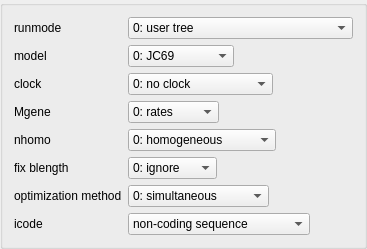
                     <widget class="QGroupBox" name="groupBox_22">
                      <property name="sizePolicy">
                       <sizepolicy hsizetype="Fixed" vsizetype="Preferred">
                        <horstretch>0</horstretch>
                        <verstretch>0</verstretch>
                       </sizepolicy>
                      </property>
                      <property name="title">
                       <string/>
                      </property>
                      <layout class="QGridLayout" name="gridLayout_18">
                       <item row="0" column="0">
                        <layout class="QGridLayout" name="gridLayout_17">
                         <item row="0" column="0">
                          <widget class="QLabel" name="label_68">
                           <property name="sizePolicy">
                            <sizepolicy hsizetype="Fixed" vsizetype="Fixed">
                             <horstretch>0</horstretch>
                             <verstretch>0</verstretch>
                            </sizepolicy>
                           </property>
                           <property name="toolTip">
                            <string>&lt;!DOCTYPE HTML PUBLIC &quot;-//W3C//DTD HTML 4.0//EN&quot; &quot;http://www.w3.org/TR/REC-html40/strict.dtd&quot;&gt;
&lt;html&gt;&lt;head&gt;&lt;meta name=&quot;qrichtext&quot; content=&quot;1&quot; /&gt;&lt;style type=&quot;text/css&quot;&gt;
p, li { white-space: pre-wrap; }
&lt;/style&gt;&lt;/head&gt;&lt;body style=&quot; font-weight:400; font-style:normal;&quot;&gt;
&lt;p style=&quot; margin-top:0px; margin-bottom:0px; margin-left:0px; margin-right:0px; -qt-block-indent:0; text-indent:0px;&quot;&gt;&lt;span style=&quot; font-weight:600;&quot;&gt;0&lt;/span&gt; means evaluation of the tree topologies specified in the tree structure file.&lt;/p&gt;
&lt;p style=&quot;-qt-paragraph-type:empty; margin-top:0px; margin-bottom:0px; margin-left:0px; margin-right:0px; -qt-block-indent:0; text-indent:0px;&quot;&gt;&lt;/p&gt;
&lt;p style=&quot; margin-top:0px; margin-bottom:0px; margin-left:0px; margin-right:0px; -qt-block-indent:0; text-indent:0px;&quot;&gt;&lt;span style=&quot; font-weight:600;&quot;&gt;1&lt;/span&gt; or &lt;span style=&quot; font-weight:600;&quot;&gt;2&lt;/span&gt; means heuristic tree search by the star-decomposition algorithm.&lt;/p&gt;
&lt;p style=&quot;-qt-paragraph-type:empty; margin-top:0px; margin-bottom:0px; margin-left:0px; margin-right:0px; -qt-block-indent:0; text-indent:0px;&quot;&gt;&lt;/p&gt;
&lt;p style=&quot; margin-top:0px; margin-bottom:0px; margin-left:0px; margin-right:0px; -qt-block-indent:0; text-indent:0px;&quot;&gt;&lt;span style=&quot; font-weight:600;&quot;&gt;3&lt;/span&gt; means stepwise addition.&lt;/p&gt;
&lt;p style=&quot;-qt-paragraph-type:empty; margin-top:0px; margin-bottom:0px; margin-left:0px; margin-right:0px; -qt-block-indent:0; text-indent:0px;&quot;&gt;&lt;/p&gt;
&lt;p style=&quot; margin-top:0px; margin-bottom:0px; margin-left:0px; margin-right:0px; -qt-block-indent:0; text-indent:0px;&quot;&gt;&lt;span style=&quot; font-weight:600;&quot;&gt;4&lt;/span&gt; means NNI perturbation with the starting tree obtained by a parsimony algorithm.&lt;/p&gt;
&lt;p style=&quot;-qt-paragraph-type:empty; margin-top:0px; margin-bottom:0px; margin-left:0px; margin-right:0px; -qt-block-indent:0; text-indent:0px;&quot;&gt;&lt;/p&gt;
&lt;p style=&quot; margin-top:0px; margin-bottom:0px; margin-left:0px; margin-right:0px; -qt-block-indent:0; text-indent:0px;&quot;&gt;&lt;span style=&quot; font-weight:600;&quot;&gt;5&lt;/span&gt; means NNI perturbation with the starting tree read from the tree structure file.&lt;/p&gt;
&lt;p style=&quot;-qt-paragraph-type:empty; margin-top:0px; margin-bottom:0px; margin-left:0px; margin-right:0px; -qt-block-indent:0; text-indent:0px;&quot;&gt;&lt;/p&gt;
&lt;p style=&quot; margin-top:0px; margin-bottom:0px; margin-left:0px; margin-right:0px; -qt-block-indent:0; text-indent:0px;&quot;&gt;The tree search options do not work well, and so use runmode = &lt;span style=&quot; font-weight:600;&quot;&gt;0&lt;/span&gt; as much as you can. For relatively small data set, the stepwise addition algorithm seems usable.&lt;/p&gt;&lt;/body&gt;&lt;/html&gt;</string>
                           </property>
                           <property name="text">
                            <string>runmode</string>
                           </property>
                          </widget>
                         </item>
                         <item row="0" column="1">
                          <widget class="QComboBox" name="comboBox_16">
                           <property name="sizePolicy">
                            <sizepolicy hsizetype="Fixed" vsizetype="Fixed">
                             <horstretch>0</horstretch>
                             <verstretch>0</verstretch>
                            </sizepolicy>
                           </property>
                           <item>
                            <property name="text">
                             <string>0: user tree</string>
                            </property>
                           </item>
                           <item>
                            <property name="text">
                             <string>1: semi-automatic</string>
                            </property>
                           </item>
                           <item>
                            <property name="text">
                             <string>2: automatic</string>
                            </property>
                           </item>
                           <item>
                            <property name="text">
                             <string>3: StepwiseAddition</string>
                            </property>
                           </item>
                           <item>
                            <property name="text">
                             <string>4: PerturbationNNI + parsimony tree</string>
                            </property>
                           </item>
                           <item>
                            <property name="text">
                             <string>5: PerturbationNNI + user tree</string>
                            </property>
                           </item>
                          </widget>
                         </item>
                         <item row="1" column="0">
                          <widget class="QLabel" name="label_44">
                           <property name="sizePolicy">
                            <sizepolicy hsizetype="Fixed" vsizetype="Fixed">
                             <horstretch>0</horstretch>
                             <verstretch>0</verstretch>
                            </sizepolicy>
                           </property>
                           <property name="toolTip">
                            <string>The nucleotide substitution model.</string>
                           </property>
                           <property name="text">
                            <string>model</string>
                           </property>
                          </widget>
                         </item>
                         <item row="1" column="1">
                          <widget class="QComboBox" name="comboBox_5">
                           <property name="sizePolicy">
                            <sizepolicy hsizetype="Fixed" vsizetype="Fixed">
                             <horstretch>0</horstretch>
                             <verstretch>0</verstretch>
                            </sizepolicy>
                           </property>
                           <item>
                            <property name="text">
                             <string>0: JC69</string>
                            </property>
                           </item>
                           <item>
                            <property name="text">
                             <string>1: K80</string>
                            </property>
                           </item>
                           <item>
                            <property name="text">
                             <string>2: F81</string>
                            </property>
                           </item>
                           <item>
                            <property name="text">
                             <string>3: F84</string>
                            </property>
                           </item>
                           <item>
                            <property name="text">
                             <string>4: HKY85</string>
                            </property>
                           </item>
                           <item>
                            <property name="text">
                             <string>5: T92</string>
                            </property>
                           </item>
                           <item>
                            <property name="text">
                             <string>6: TN93</string>
                            </property>
                           </item>
                           <item>
                            <property name="text">
                             <string>7: REV</string>
                            </property>
                           </item>
                           <item>
                            <property name="text">
                             <string>8: UNREST</string>
                            </property>
                           </item>
                           <item>
                            <property name="text">
                             <string>9: REVu</string>
                            </property>
                           </item>
                           <item>
                            <property name="text">
                             <string>10: UNRESTu</string>
                            </property>
                           </item>
                          </widget>
                         </item>
                         <item row="2" column="0">
                          <widget class="QLabel" name="label_45">
                           <property name="sizePolicy">
                            <sizepolicy hsizetype="Fixed" vsizetype="Fixed">
                             <horstretch>0</horstretch>
                             <verstretch>0</verstretch>
                            </sizepolicy>
                           </property>
                           <property name="toolTip">
                            <string>Models concerning rate constancy or variation among lineages.</string>
                           </property>
                           <property name="text">
                            <string>clock</string>
                           </property>
                          </widget>
                         </item>
                         <item row="2" column="1">
                          <widget class="QComboBox" name="comboBox_6">
                           <property name="sizePolicy">
                            <sizepolicy hsizetype="Fixed" vsizetype="Fixed">
                             <horstretch>0</horstretch>
                             <verstretch>0</verstretch>
                            </sizepolicy>
                           </property>
                           <item>
                            <property name="text">
                             <string>0: no clock</string>
                            </property>
                           </item>
                           <item>
                            <property name="text">
                             <string>1: clock</string>
                            </property>
                           </item>
                           <item>
                            <property name="text">
                             <string>2: local clock</string>
                            </property>
                           </item>
                           <item>
                            <property name="text">
                             <string>3: combined analysis</string>
                            </property>
                           </item>
                          </widget>
                         </item>
                         <item row="3" column="0">
                          <widget class="QLabel" name="label_43">
                           <property name="sizePolicy">
                            <sizepolicy hsizetype="Fixed" vsizetype="Fixed">
                             <horstretch>0</horstretch>
                             <verstretch>0</verstretch>
                            </sizepolicy>
                           </property>
                           <property name="toolTip">
                            <string>&lt;!DOCTYPE HTML PUBLIC &quot;-//W3C//DTD HTML 4.0//EN&quot; &quot;http://www.w3.org/TR/REC-html40/strict.dtd&quot;&gt;
&lt;html&gt;&lt;head&gt;&lt;meta name=&quot;qrichtext&quot; content=&quot;1&quot; /&gt;&lt;style type=&quot;text/css&quot;&gt;
p, li { white-space: pre-wrap; }
&lt;/style&gt;&lt;/head&gt;&lt;body style=&quot; font-weight:400; font-style:normal;&quot;&gt;
&lt;p style=&quot; margin-top:0px; margin-bottom:0px; margin-left:0px; margin-right:0px; -qt-block-indent:0; text-indent:0px;&quot;&gt;Used in combination with option G in the sequence data file, for combined analysis of data from multiple genes or multiple site partitions.&lt;/p&gt;
&lt;p style=&quot;-qt-paragraph-type:empty; margin-top:0px; margin-bottom:0px; margin-left:0px; margin-right:0px; -qt-block-indent:0; text-indent:0px;&quot;&gt;&lt;/p&gt;
&lt;p style=&quot; margin-top:0px; margin-bottom:0px; margin-left:0px; margin-right:0px; -qt-block-indent:0; text-indent:0px;&quot;&gt;Choose &lt;span style=&quot; font-weight:600;&quot;&gt;0&lt;/span&gt; if option G is not used in the data file.&lt;/p&gt;&lt;/body&gt;&lt;/html&gt;</string>
                           </property>
                           <property name="text">
                            <string>Mgene</string>
                           </property>
                          </widget>
                         </item>
                         <item row="3" column="1">
                          <widget class="QComboBox" name="comboBox_4">
                           <property name="sizePolicy">
                            <sizepolicy hsizetype="Fixed" vsizetype="Fixed">
                             <horstretch>0</horstretch>
                             <verstretch>0</verstretch>
                            </sizepolicy>
                           </property>
                           <item>
                            <property name="text">
                             <string>0: rates</string>
                            </property>
                           </item>
                           <item>
                            <property name="text">
                             <string>1: separate</string>
                            </property>
                           </item>
                           <item>
                            <property name="text">
                             <string>2: diff pi</string>
                            </property>
                           </item>
                           <item>
                            <property name="text">
                             <string>3: diff kapa</string>
                            </property>
                           </item>
                           <item>
                            <property name="text">
                             <string>4: all diff</string>
                            </property>
                           </item>
                          </widget>
                         </item>
                         <item row="4" column="0">
                          <widget class="QLabel" name="label_66">
                           <property name="sizePolicy">
                            <sizepolicy hsizetype="Fixed" vsizetype="Fixed">
                             <horstretch>0</horstretch>
                             <verstretch>0</verstretch>
                            </sizepolicy>
                           </property>
                           <property name="toolTip">
                            <string>It concerns the frequency parameters in some of the substitution models.</string>
                           </property>
                           <property name="text">
                            <string>nhomo</string>
                           </property>
                          </widget>
                         </item>
                         <item row="4" column="1">
                          <widget class="QComboBox" name="comboBox_14">
                           <property name="sizePolicy">
                            <sizepolicy hsizetype="Fixed" vsizetype="Fixed">
                             <horstretch>0</horstretch>
                             <verstretch>0</verstretch>
                            </sizepolicy>
                           </property>
                           <item>
                            <property name="text">
                             <string>0: homogeneous</string>
                            </property>
                           </item>
                           <item>
                            <property name="text">
                             <string>1: homogeneous</string>
                            </property>
                           </item>
                           <item>
                            <property name="text">
                             <string>2: kappa for branches</string>
                            </property>
                           </item>
                           <item>
                            <property name="text">
                             <string>3: N1</string>
                            </property>
                           </item>
                           <item>
                            <property name="text">
                             <string>4: N2</string>
                            </property>
                           </item>
                          </widget>
                         </item>
                         <item row="5" column="0">
                          <widget class="QLabel" name="label_65">
                           <property name="sizePolicy">
                            <sizepolicy hsizetype="Fixed" vsizetype="Fixed">
                             <horstretch>0</horstretch>
                             <verstretch>0</verstretch>
                            </sizepolicy>
                           </property>
                           <property name="toolTip">
                            <string>&lt;!DOCTYPE HTML PUBLIC &quot;-//W3C//DTD HTML 4.0//EN&quot; &quot;http://www.w3.org/TR/REC-html40/strict.dtd&quot;&gt;
&lt;html&gt;&lt;head&gt;&lt;meta name=&quot;qrichtext&quot; content=&quot;1&quot; /&gt;&lt;style type=&quot;text/css&quot;&gt;
p, li { white-space: pre-wrap; }
&lt;/style&gt;&lt;/head&gt;&lt;body style=&quot; font-weight:400; font-style:normal;&quot;&gt;
&lt;p style=&quot; margin-top:0px; margin-bottom:0px; margin-left:0px; margin-right:0px; -qt-block-indent:0; text-indent:0px;&quot;&gt;This tells the program what to do if the tree has branch lengths.&lt;/p&gt;
&lt;p style=&quot;-qt-paragraph-type:empty; margin-top:0px; margin-bottom:0px; margin-left:0px; margin-right:0px; -qt-block-indent:0; text-indent:0px;&quot;&gt;&lt;/p&gt;
&lt;p style=&quot; margin-top:0px; margin-bottom:0px; margin-left:0px; margin-right:0px; -qt-block-indent:0; text-indent:0px;&quot;&gt;Use &lt;span style=&quot; font-weight:600;&quot;&gt;–1&lt;/span&gt; if you want the program to start from random starting points.&lt;/p&gt;
&lt;p style=&quot;-qt-paragraph-type:empty; margin-top:0px; margin-bottom:0px; margin-left:0px; margin-right:0px; -qt-block-indent:0; text-indent:0px;&quot;&gt;&lt;/p&gt;
&lt;p style=&quot; margin-top:0px; margin-bottom:0px; margin-left:0px; margin-right:0px; -qt-block-indent:0; text-indent:0px;&quot;&gt;Use &lt;span style=&quot; font-weight:600;&quot;&gt;0&lt;/span&gt; if you want to ignore the branch lengths.&lt;/p&gt;
&lt;p style=&quot;-qt-paragraph-type:empty; margin-top:0px; margin-bottom:0px; margin-left:0px; margin-right:0px; -qt-block-indent:0; text-indent:0px;&quot;&gt;&lt;/p&gt;
&lt;p style=&quot; margin-top:0px; margin-bottom:0px; margin-left:0px; margin-right:0px; -qt-block-indent:0; text-indent:0px;&quot;&gt;Use &lt;span style=&quot; font-weight:600;&quot;&gt;1&lt;/span&gt; if you want to use the branch lengths as initial values for the ML iteration.&lt;/p&gt;
&lt;p style=&quot;-qt-paragraph-type:empty; margin-top:0px; margin-bottom:0px; margin-left:0px; margin-right:0px; -qt-block-indent:0; text-indent:0px;&quot;&gt;&lt;/p&gt;
&lt;p style=&quot; margin-top:0px; margin-bottom:0px; margin-left:0px; margin-right:0px; -qt-block-indent:0; text-indent:0px;&quot;&gt;Use &lt;span style=&quot; font-weight:600;&quot;&gt;2&lt;/span&gt; if you want the branch lengths to be fixed at those given in the tree file (rather than estimating them by ML).&lt;/p&gt;&lt;/body&gt;&lt;/html&gt;</string>
                           </property>
                           <property name="text">
                            <string>fix blength</string>
                           </property>
                          </widget>
                         </item>
                         <item row="5" column="1">
                          <widget class="QComboBox" name="comboBox_8">
                           <property name="sizePolicy">
                            <sizepolicy hsizetype="Fixed" vsizetype="Fixed">
                             <horstretch>0</horstretch>
                             <verstretch>0</verstretch>
                            </sizepolicy>
                           </property>
                           <property name="currentIndex">
                            <number>1</number>
                           </property>
                           <item>
                            <property name="text">
                             <string>-1: random</string>
                            </property>
                           </item>
                           <item>
                            <property name="text">
                             <string>0: ignore</string>
                            </property>
                           </item>
                           <item>
                            <property name="text">
                             <string>1: initial</string>
                            </property>
                           </item>
                           <item>
                            <property name="text">
                             <string>2: fixed</string>
                            </property>
                           </item>
                          </widget>
                         </item>
                         <item row="6" column="0">
                          <widget class="QLabel" name="label_67">
                           <property name="sizePolicy">
                            <sizepolicy hsizetype="Fixed" vsizetype="Fixed">
                             <horstretch>0</horstretch>
                             <verstretch>0</verstretch>
                            </sizepolicy>
                           </property>
                           <property name="toolTip">
                            <string>&lt;!DOCTYPE HTML PUBLIC &quot;-//W3C//DTD HTML 4.0//EN&quot; &quot;http://www.w3.org/TR/REC-html40/strict.dtd&quot;&gt;
&lt;html&gt;&lt;head&gt;&lt;meta name=&quot;qrichtext&quot; content=&quot;1&quot; /&gt;&lt;style type=&quot;text/css&quot;&gt;
p, li { white-space: pre-wrap; }
&lt;/style&gt;&lt;/head&gt;&lt;body style=&quot; font-weight:400; font-style:normal;&quot;&gt;
&lt;p style=&quot; margin-top:0px; margin-bottom:0px; margin-left:0px; margin-right:0px; -qt-block-indent:0; text-indent:0px;&quot;&gt;This variable controls the iteration algorithm for estimating branch lengths under a model of no clock.&lt;/p&gt;
&lt;p style=&quot;-qt-paragraph-type:empty; margin-top:0px; margin-bottom:0px; margin-left:0px; margin-right:0px; -qt-block-indent:0; text-indent:0px;&quot;&gt;&lt;/p&gt;
&lt;p style=&quot; margin-top:0px; margin-bottom:0px; margin-left:0px; margin-right:0px; -qt-block-indent:0; text-indent:0px;&quot;&gt;&lt;span style=&quot; font-weight:600;&quot;&gt;0&lt;/span&gt; implements the old algorithm in PAML, which updates all parameters including branch lengths simultaneously.&lt;/p&gt;
&lt;p style=&quot;-qt-paragraph-type:empty; margin-top:0px; margin-bottom:0px; margin-left:0px; margin-right:0px; -qt-block-indent:0; text-indent:0px;&quot;&gt;&lt;/p&gt;
&lt;p style=&quot; margin-top:0px; margin-bottom:0px; margin-left:0px; margin-right:0px; -qt-block-indent:0; text-indent:0px;&quot;&gt;&lt;span style=&quot; font-weight:600;&quot;&gt;1&lt;/span&gt; specifies an algorithm newly implemented in PAML, which updates branch lengths one by one. It does not work under the clock models (clock = 1, 2, 3).&lt;/p&gt;&lt;/body&gt;&lt;/html&gt;</string>
                           </property>
                           <property name="text">
                            <string>optimization method</string>
                           </property>
                          </widget>
                         </item>
                         <item row="6" column="1">
                          <widget class="QComboBox" name="comboBox_15">
                           <property name="sizePolicy">
                            <sizepolicy hsizetype="Fixed" vsizetype="Fixed">
                             <horstretch>0</horstretch>
                             <verstretch>0</verstretch>
                            </sizepolicy>
                           </property>
                           <item>
                            <property name="text">
                             <string>0: simultaneous</string>
                            </property>
                           </item>
                           <item>
                            <property name="text">
                             <string>1: one branch a time</string>
                            </property>
                           </item>
                          </widget>
                         </item>
                         <item row="7" column="0">
                          <widget class="QLabel" name="label_109">
                           <property name="toolTip">
                            <string>This specifies the genetic code to be used for ancestral reconstruction
of protein-coding DNA sequences. This is implemented to compare results
of ancestral reconstruction with codon-based analysis.</string>
                           </property>
                           <property name="text">
                            <string>icode</string>
                           </property>
                          </widget>
                         </item>
                         <item row="7" column="1">
                          <widget class="QComboBox" name="comboBox_26">
                           <property name="sizePolicy">
                            <sizepolicy hsizetype="Fixed" vsizetype="Fixed">
                             <horstretch>0</horstretch>
                             <verstretch>0</verstretch>
                            </sizepolicy>
                           </property>
                           <item>
                            <property name="text">
                             <string>non-coding sequence</string>
                            </property>
                           </item>
                           <item>
                            <property name="text">
                             <string>0: universal</string>
                            </property>
                           </item>
                           <item>
                            <property name="text">
                             <string>1: mammalian mt.</string>
                            </property>
                           </item>
                           <item>
                            <property name="text">
                             <string>2: yeast mt.</string>
                            </property>
                           </item>
                           <item>
                            <property name="text">
                             <string>3: mold mt.</string>
                            </property>
                           </item>
                           <item>
                            <property name="text">
                             <string>4: invertebrate mt.</string>
                            </property>
                           </item>
                           <item>
                            <property name="text">
                             <string>5: ciliate nuclear</string>
                            </property>
                           </item>
                           <item>
                            <property name="text">
                             <string>6: echinoderm mt.</string>
                            </property>
                           </item>
                           <item>
                            <property name="text">
                             <string>7: euplotid mt.</string>
                            </property>
                           </item>
                           <item>
                            <property name="text">
                             <string>8: alternative yeast nu.</string>
                            </property>
                           </item>
                           <item>
                            <property name="text">
                             <string>9: ascidian mt.</string>
                            </property>
                           </item>
                           <item>
                            <property name="text">
                             <string>10: blepharisma nu.</string>
                            </property>
                           </item>
                           <item>
                            <property name="text">
                             <string>11: Yang's regularized code</string>
                            </property>
                           </item>
                          </widget>
                         </item>
                        </layout>
                       </item>
                      </layout>
                     </widget>
